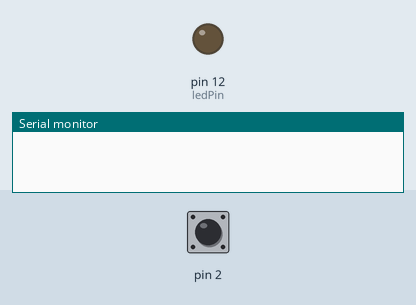
The sketch below on a simulated Arduino Uno, built with avr-gcc and run on an emulated ATmega328P. On the bench: output pins drawn as LEDs (lit = HIGH), the last lines printed to the serial monitor. The inputs (shaded band) are chosen by the test bench; at power-on: pin 2 HIGH.

Above: at 1.2 s.
1.3 s: pin 2 pulled LOW for 0.15 s
At 1.9 s:
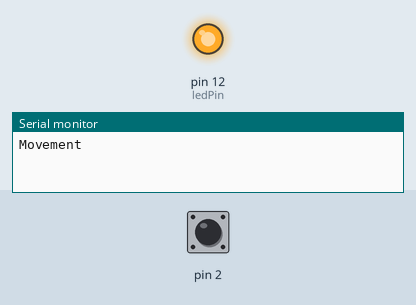
3.5 s: pin 2 pulled LOW for 3.2 s
At 7.4 s:
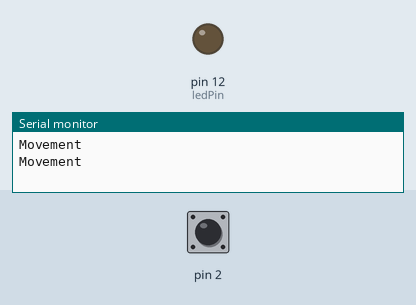
Timing chart, 0 to 8.9 s (numbered marks = the images above; inputs shaded):
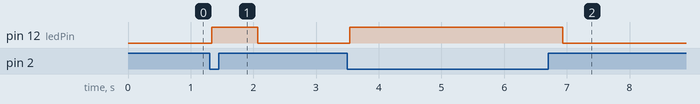

Measured:
- after the input at 1.3 s, pin 12 (ledPin): LOW → HIGH at once, → LOW 0.74 s later
- after the input at 3.5 s, pin 12 (ledPin): LOW → HIGH at once, → LOW 3.4 s later

The sketch:

MotionSensorReal.ino
```cpp
/*
  Arduino Starter Kit example
  Project 13 - Touch Sensor Lamp

  This sketch is written to accompany Project 13 in the Arduino Starter Kit

  Parts required:
  - 1 megohm resistor
  - metal foil or copper mesh
  - 220 ohm resistor
  - LED

  Software required :
  - CapacitiveSensor library by Paul Badger
    https://www.arduino.cc/reference/en/libraries/capacitivesensor/

  created 18 Sep 2012
  by Scott Fitzgerald

  https://store.arduino.cc/genuino-starter-kit

  This example code is part of the public domain.
*/

// import the library (must be located in the Arduino/libraries directory)
#include <CapacitiveSensor.h>
// #define debug
// create an instance of the library
// pin 4 sends electrical energy
// pin 2 senses senses a change
CapacitiveSensor capSensor = CapacitiveSensor(4, 2);
// #define debug
// threshold for turning the lamp on
int threshold = 500;

// pin the LED is connected to
const int ledPin = 12;

const int SAMPLECOUNT = 20;
int CurrentSample = 0;
long Samples[SAMPLECOUNT];


void setup() {
  // open a serial connection
  Serial.begin(9600);
  // set the LED pin as an output
  pinMode(ledPin, OUTPUT);
}
float LastAverage = 10000;
void loop() {
    delay(10);

  // store the value reported by the sensor in a variable
  long sensorValue = capSensor.capacitiveSensor(30);
  AddToAverage(sensorValue);
  long average = Average();
  #ifdef debug
  // print out the sensor value
   Serial.print(sensorValue);
   Serial.print(",");
   Serial.println(average);
  #endif
  // if the value is greater than the threshold
  if (average > threshold) {
    // turn the LED on
    digitalWrite(ledPin, HIGH);

    #ifndef debug
    if(LastAverage <= threshold){
      Serial.println("Movement");
      delay(500);
    }
    #endif
  }
  // if it's lower than the threshold
  else {
    // turn the LED off
    digitalWrite(ledPin, LOW);

  }
  LastAverage = average;
}
void AddToAverage(long value){
  if(CurrentSample >= SAMPLECOUNT){
    CurrentSample = 0;
  }
  Samples[CurrentSample] = value;
  CurrentSample++;


}
long Average(){
  long rollingAverage = 0;
  for(int i = 0; i< SAMPLECOUNT; i++){
    rollingAverage += Samples[i];
  }
  return rollingAverage/SAMPLECOUNT;
}
```
